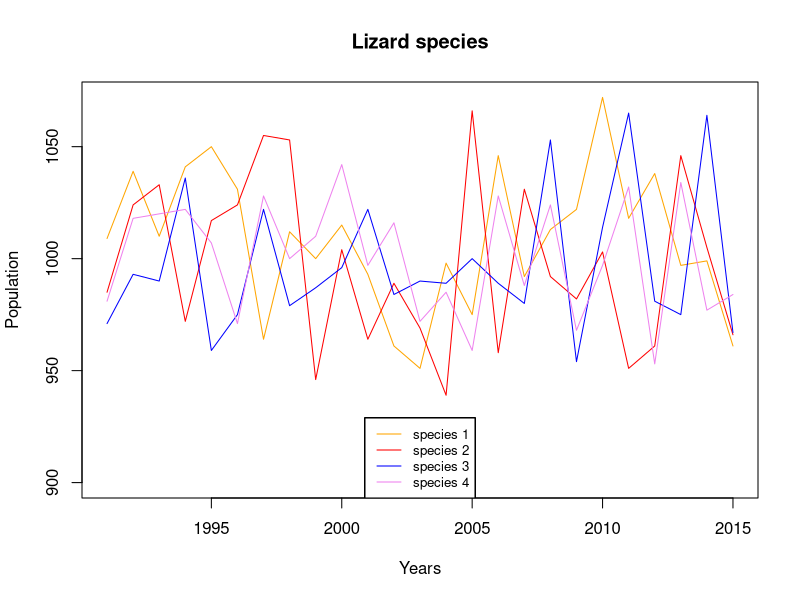

Write R code to recreate this figure.
x <- rep(c(1,3,5), times=3)
y <- rep(c(1,3,5), each=3)
loc<- matrix(,nrow = 9,ncol = 9)
for (i in 1:length(x)) {
  for(j in 1:length(y))
    loc[i,j]<- sqrt((x[i]-x[j])^2 +(y[i]-y[j])^2)
}
loc
set.seed(1)
dat <- data.frame(matrix(rpois(20*5, lambda=3), nrow=20, ncol=5))
corel<- matrix(,nrow = 5,ncol = 5)
for (i in 1:5) {
  for (j in 1:5)
    corel[i,j]<- cor(dat[,i],dat[,j])
  }
corel
cor(dat[,2],dat[,3])
mat1<- matrix(1:16, nrow = 4, ncol = 4)
mat1
mat2<-(1:4)
for (i in 1:4) {
  mat2[i]<- ifelse(mat1[i]%%2==0,max(mat1[,i]),min(mat1[,i]))
}
mat2

a <- matrix(rnorm(n=25, mean=0, sd=1), 5, 5)
a[upper.tri(a, diag = FALSE)] <- 0
a
for (i in 1:nrow(a)) {
  for (j in 1:ncol(a)) {
   a[i,j]<- a[j,i]
  }
}
a     
b <- data.frame(matrix(rpois(n=100, lambda=1000), nrow=25, ncol=4, byrow=T))     
years<- c(1991:2015)
plot(1,type="l", xlim= c( 1991,2015),ylim=c(900,max(b)),ylab="Population", xlab ="Years",main ="Lizard species")
Cols<-c("orange","red","blue","violet")
for (i in 1:4) {
  lines(b[,i]~ years,type="l",col= Cols[i],legend("bottom", legend=c("species 1", "species 2", "species 3","species 4"),
                                                  col=c("orange","red","blue","violet"), lty=1:1,cex=0.8))
}                             

